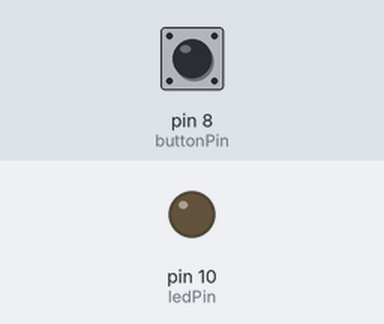
A sketch run on a simulated Arduino Uno, built with avr-gcc and run on an emulated ATmega328P. Parts: output pins drawn as LEDs (lit = HIGH). The inputs (shaded band) are chosen by the test bench; at power-on: pin 8 (buttonPin) HIGH. What the sketch prints to the serial monitor is not drawn.

Above: at 1.2 s.
1.3 s: pin 8 (buttonPin) pulled LOW for 0.15 s
At 2.6 s:
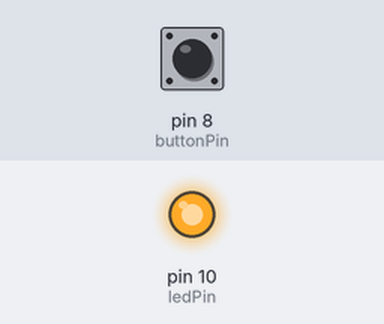
2.9 s: pin 8 (buttonPin) pulled LOW for 1 s
At 5.1 s:
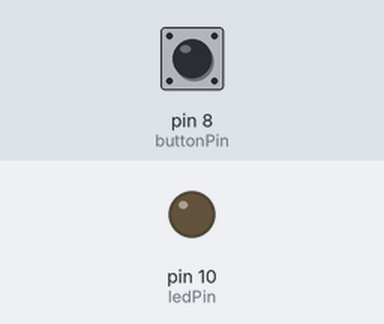
5.4 s: pin 8 (buttonPin) pulled LOW for 3.2 s
At 9.9 s:
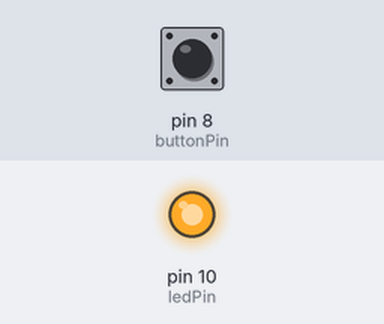
Timing chart, 0 to 11.4 s (numbered marks = the images above; inputs shaded):
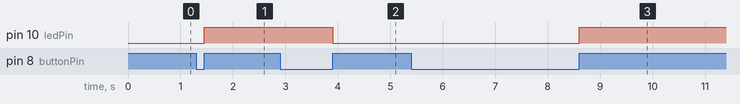

The sketch:

led_button.ino
```cpp
const int buttonPin = 8;
const int ledPin = 10;
int buttonstate = 1;
int buttonold = 1;
boolean ledstate = false;
void setup()
{
pinMode(buttonPin, INPUT);
pinMode(ledPin, OUTPUT);
Serial.begin(9600);
}
void loop()
{
buttonstate = digitalRead(buttonPin);

if ((buttonstate == 0) && (buttonold == 1))
{
  delay(10);
  if(digitalRead(buttonPin))
  {
    ledstate = !ledstate;
  }
}
digitalWrite(ledPin, ledstate);
Serial.println(ledstate);
}
```

Measured:
- after the input at 1.3 s, pin 10 (ledPin): LOW → HIGH after 0.15 s
- after the input at 2.9 s, pin 10 (ledPin): HIGH → LOW after 1.0 s
- after the input at 5.4 s, pin 10 (ledPin): LOW → HIGH after 3.2 s
